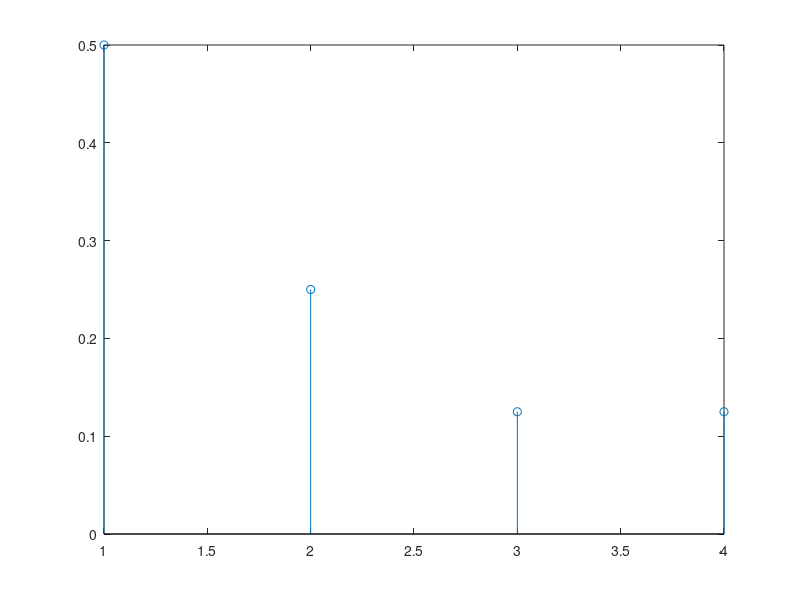

This chart was generated by the following MATLAB code:
% Information Theory
% Lab 1 - exercise 3
clear all, clc
a = 1/2;
b = 1/4;
c = 1/8;
d = 1 - a - b - c;
p = [a, b, c, d]; %probability distribution
stem(p)% plots the data sequence
% Source Entropy in bits/symbol
E2 = 0;
for i = 1 : length(p)
    E2 = E2 - p(i)*log2( p(i) );
end
E2
% alternative...: E2 =-sum( p .* log2(p) )

% Source Entropy in Nats/symbol
Ee = 0;
for i = 1 : length(p)
    Ee = Ee - p(i)*log( p(i) );
end
Ee
% Source Entropy in Hartleys/symbol
E10 = 0;
for i = 1 : length(p)
    E10 = E10 - p(i)*log10( p(i) );
end
E10